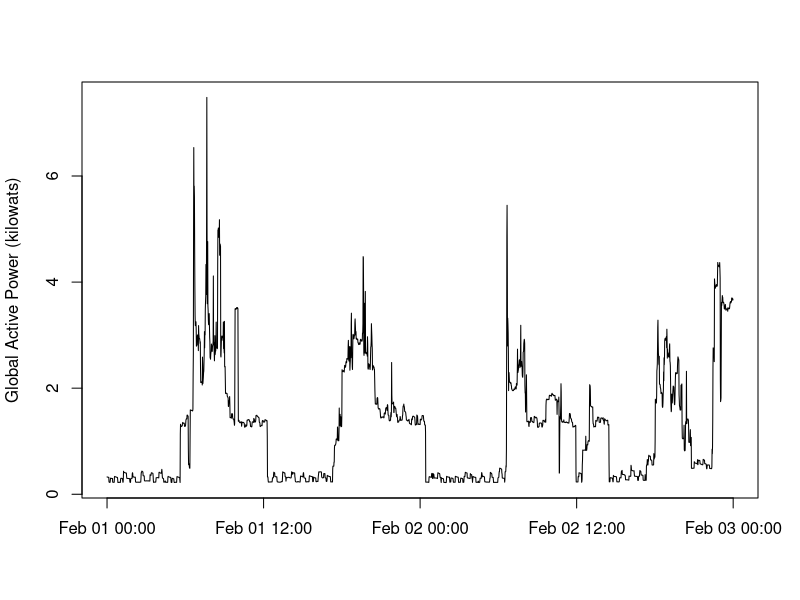

Source code (R):
# Plot 2

power <- read.csv("household_power_consumption_2007-02-01-02.csv")
power <- transform(power, 
                   datetime = as.POSIXct(paste(as.Date(Date, "%d/%m/%Y"), Time)))

png("plot2.png", width = 480, height = 480)
with(power, plot(datetime, Global_active_power, type = "l",
     main = NA,
     xlab = NA,
     ylab = "Global Active Power (kilowats)"))
dev.off()
